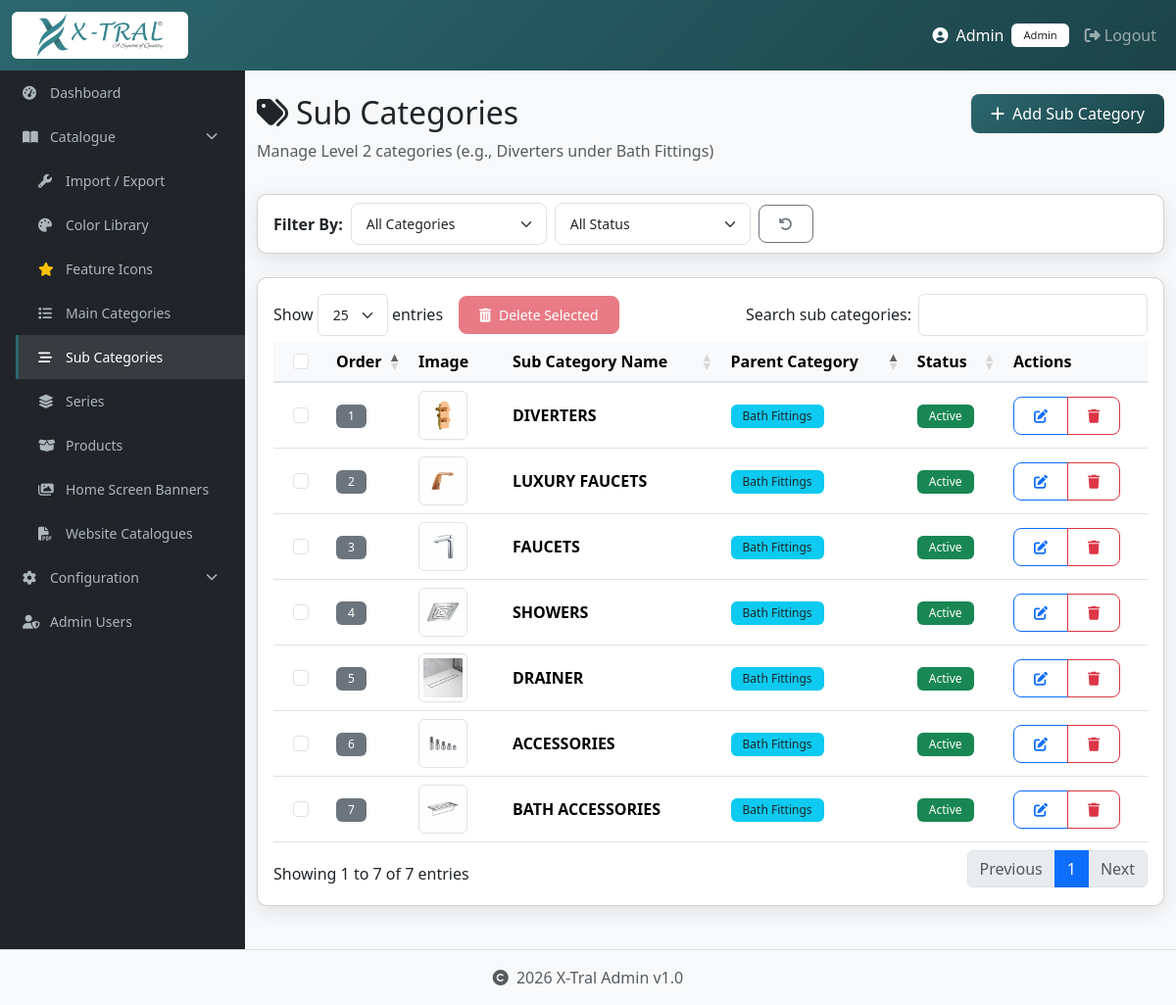
The page /modules/catalogue/sub_categories/list.php (signed in) on the database its author committed.
### tables this page shows
CREATE TABLE `catalogue_sub_categories` (
  `id` int(11) NOT NULL,
  `category_id` int(11) NOT NULL,
  `name` varchar(100) NOT NULL,
  `image_url` varchar(255) DEFAULT NULL,
  `description` text DEFAULT NULL,
  `display_order` int(11) DEFAULT 0,
  `is_active` tinyint(1) DEFAULT 1,
  `created_at` timestamp NOT NULL DEFAULT current_timestamp(),
  `updated_at` timestamp NOT NULL DEFAULT current_timestamp() ON UPDATE current_timestamp()
);

CREATE TABLE `catalogue_categories` (
  `id` int(11) NOT NULL,
  `name` varchar(100) NOT NULL,
  `image_url` varchar(255) DEFAULT NULL,
  `description` text DEFAULT NULL,
  `display_order` int(11) DEFAULT 0,
  `is_active` tinyint(1) DEFAULT 1,
  `has_dual_price` tinyint(1) DEFAULT 0,
  `created_at` timestamp NOT NULL DEFAULT current_timestamp(),
  `updated_at` timestamp NOT NULL DEFAULT current_timestamp() ON UPDATE current_timestamp()
);

### config/db.php (called while the page is built, shortened)
<?php
function getDBConnection()
{
    static $pdo = null;
    if ($pdo === null) {
        try {
            $dsn = "mysql:host=" . DB_HOST . ";dbname=" . DB_NAME . ";charset=" . DB_CHARSET;
            $options = [
                PDO::ATTR_ERRMODE => PDO::ERRMODE_EXCEPTION,
                PDO::ATTR_DEFAULT_FETCH_MODE => PDO::FETCH_ASSOC,
                PDO::ATTR_EMULATE_PREPARES => false,
            ];
            $pdo = new PDO($dsn, DB_USER, DB_PASS, $options);
            $pdo->exec("SET time_zone = '+05:30'");
        } catch (PDOException $e) {
            logError('Database Connection Error: ' . $e->getMessage());
            if (defined('API_JSON_RESPONSE')) {
                throw new Exception('Database connection failed: ' . $e->getMessage());
            }
            die('Database connection failed. Please check your configuration.');
        }
    }
    return $pdo;
}
function query($sql, $params = [])
{
    $pdo = getDBConnection();
    $stmt = $pdo->prepare($sql);
    $stmt->execute($params);
    return $stmt;
}
function fetchAll($sql, $params = [])
{
    $stmt = query($sql, $params);
    return $stmt->fetchAll();
}

### modules/catalogue/sub_categories/list.php (the view, shortened to what this page needs)
<?php
require_once dirname(__DIR__, 3) . '/config/db.php';
$sql = "SELECT s.*, c.name as category_name
        FROM catalogue_sub_categories s
        JOIN catalogue_categories c ON s.category_id = c.id";
$params = [];
$sql .= " ORDER BY c.name ASC, s.display_order ASC, s.name ASC";
$sub_categories = fetchAll($sql, $params);
include dirname(__DIR__, 3) . '/includes/header.php';
?>
<div class="container-fluid py-4">
    <div class="row mb-3">
        <div class="col-md-8">
            <h2><i class="fas fa-tags me-2"></i>Sub Categories</h2>
            <p class="text-muted">Manage Level 2 categories (e.g., Diverters under Bath Fittings)</p>
        </div>
        <div class="col-md-4 text-end">
            <a href="create.php" class="btn btn-primary">
                <i class="fas fa-plus me-2"></i>Add Sub Category
            </a>
        </div>
    </div>
    <div class="card shadow mb-4">
        <div class="card-body py-2">
            <form method="GET" class="row g-2 align-items-center">
                <div class="col-auto">
                    <label class="col-form-label small fw-bold">Filter By:</label>
                </div>
                <div class="col-auto">
                    <select name="category_id" class="form-select form-select-sm" style="min-width: 200px;" onchange="this.form.submit()">
                        <option value="">All Categories</option>
                    </select>
                </div>
                <div class="col-auto">
                    <select name="status" class="form-select form-select-sm" style="min-width: 200px;" onchange="this.form.submit()">
                        <option value="">All Status</option>
                    </select>
                </div>
                <div class="col-auto">
                    <a href="list.php" class="btn btn-sm btn-outline-secondary" title="Reset Filters">
                        <i class="fas fa-undo"></i>
                    </a>
                </div>
            </form>
        </div>
    </div>
    <div class="card shadow">
        <div class="card-body">
            <form action="delete_bulk.php" method="POST" id="bulkDeleteForm">
            <div class="table-responsive">
                <table class="table table-hover align-middle" id="subCategoriesTable">
                    <thead>
                        <tr>
                            <th width="40" class="text-center">
                                <input class="form-check-input" type="checkbox" id="selectAll">
                            </th>
                            <th width="50">Order</th>
                            <th width="80">Image</th>
                            <th>Sub Category Name</th>
                            <th>Parent Category</th>
                            <th>Status</th>
                            <th>Actions</th>
                        </tr>
                    </thead>
                    <tbody>
                        <?php foreach ($sub_categories as $item): ?>
                        <tr>
                            <td class="text-center">
                                <input class="form-check-input row-checkbox" type="checkbox" name="sub_category_ids[]" value="<?= $item['id'] ?>">
                            </td>
                            <td>
                                <span class="badge bg-secondary"><?= $item['display_order'] ?></span>
                            </td>
                            <td>
                                <?php if (!empty($item['image_url'])): ?>
                                    <img src="../../../uploads/catalogue/sub_categories/<?= htmlspecialchars($item['image_url']) ?>"
                                         class="img-thumbnail"
                                         style="width: 50px; height: 50px; object-fit: cover;"
                                         alt="<?= htmlspecialchars($item['name']) ?>">
                                <?php endif; ?>
                            </td>
                            <td>
                                <strong><?= htmlspecialchars($item['name']) ?></strong>
                            </td>
                            <td>
                                <span class="badge bg-info text-dark">
                                    <?= htmlspecialchars($item['category_name']) ?>
                                </span>
                            </td>
                            <td>
                                <?php if ($item['is_active']): ?>
                                    <span class="badge bg-success">Active</span>
                                <?php else: ?>
                                    <span class="badge bg-secondary">Inactive</span>
                                <?php endif; ?>
                            </td>
                            <td>
                                <div class="btn-group btn-group-sm">
                                    <a href="edit.php?id=<?= $item['id'] ?>"
                                       class="btn btn-outline-primary"
                                       title="Edit">
                                        <i class="fas fa-edit"></i>
                                    </a>
                                    <button type="button"
                                            class="btn btn-outline-danger"
                                            onclick="confirmDelete(<?= $item['id'] ?>, '<?= htmlspecialchars($item['name']) ?>')"
                                            title="Delete">
                                        <i class="fas fa-trash"></i>
                                    </button>
                                </div>
                            </td>
                        </tr>
                        <?php endforeach; ?>
                    </tbody>
                </table>
            </div>
            </form>
        </div>
    </div>
</div>
<?php include dirname(__DIR__, 3) . '/includes/footer.php'; ?>

### assets/css/custom.css (style rules this page uses)
:root { --primary-color: #2B676E; --primary-dark: #1C4449; --primary-rgb: 43, 103, 110; --sidebar-width: 250px; --navbar-height: 60px; }
body { font-family: 'Segoe UI', Tahoma, Geneva, Verdana, sans-serif; background: #f8f9fa; }
.card { border-radius: 10px; margin-bottom: 20px; }
.btn { border-radius: 8px; padding: 8px 20px; font-weight: 500; transition: all 0.3s; }
.btn-primary { background: linear-gradient(135deg, var(--primary-color), var(--primary-dark)); border: none; }
.form-control, .form-select { border-radius: 8px; border: 1px solid #dee2e6; padding: 10px 15px; }
.badge { padding: 6px 12px; font-weight: 500; border-radius: 6px; }
table.dataTable thead th { background: #f8f9fa; font-weight: 600; border-bottom: 2px solid #dee2e6; }
.shadow { box-shadow: 0 5px 20px rgba(0, 0, 0, 0.1) !important; }

### rows shown on the page
catalogue_sub_categories: display_order "1", image_url (picture), name "DIVERTERS", category.name "Bath Fittings", is_active "Active"
catalogue_sub_categories: display_order "2", image_url (picture), name "LUXURY FAUCETS", category.name "Bath Fittings", is_active "Active"
catalogue_sub_categories: display_order "3", image_url (picture), name "FAUCETS", category.name "Bath Fittings", is_active "Active"
catalogue_sub_categories: display_order "4", image_url (picture), name "SHOWERS", category.name "Bath Fittings", is_active "Active"
catalogue_sub_categories: display_order "5", image_url (picture), name "DRAINER", category.name "Bath Fittings", is_active "Active"
catalogue_sub_categories: display_order "6", image_url (picture), name "ACCESSORIES", category.name "Bath Fittings", is_active "Active"
catalogue_sub_categories: display_order "7", image_url (picture), name "BATH ACCESSORIES", category.name "Bath Fittings", is_active "Active"

### other values the page prints
getAdminName() "Admin"
getRoleLabel($_navRole) "Admin"
